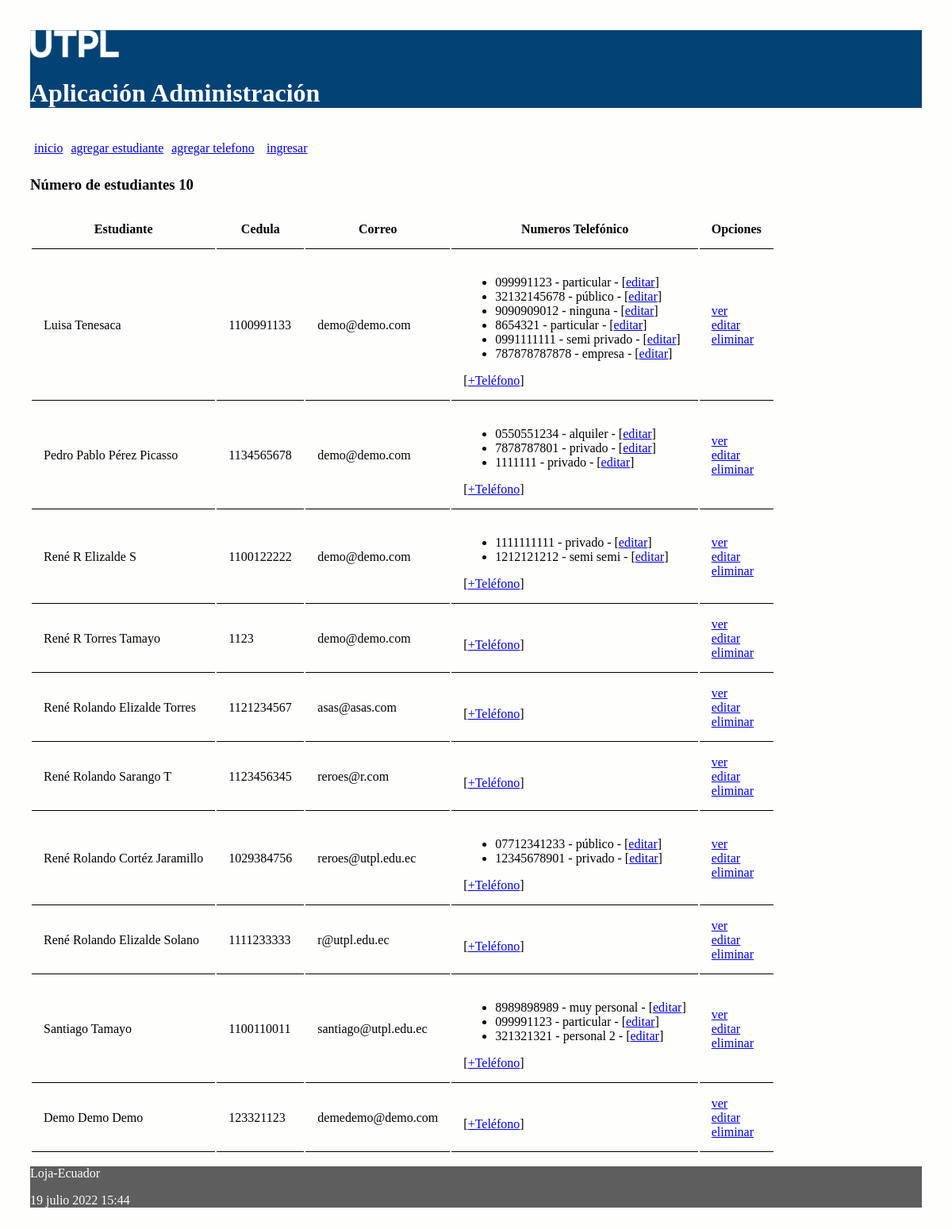
Before: / with the older database file.
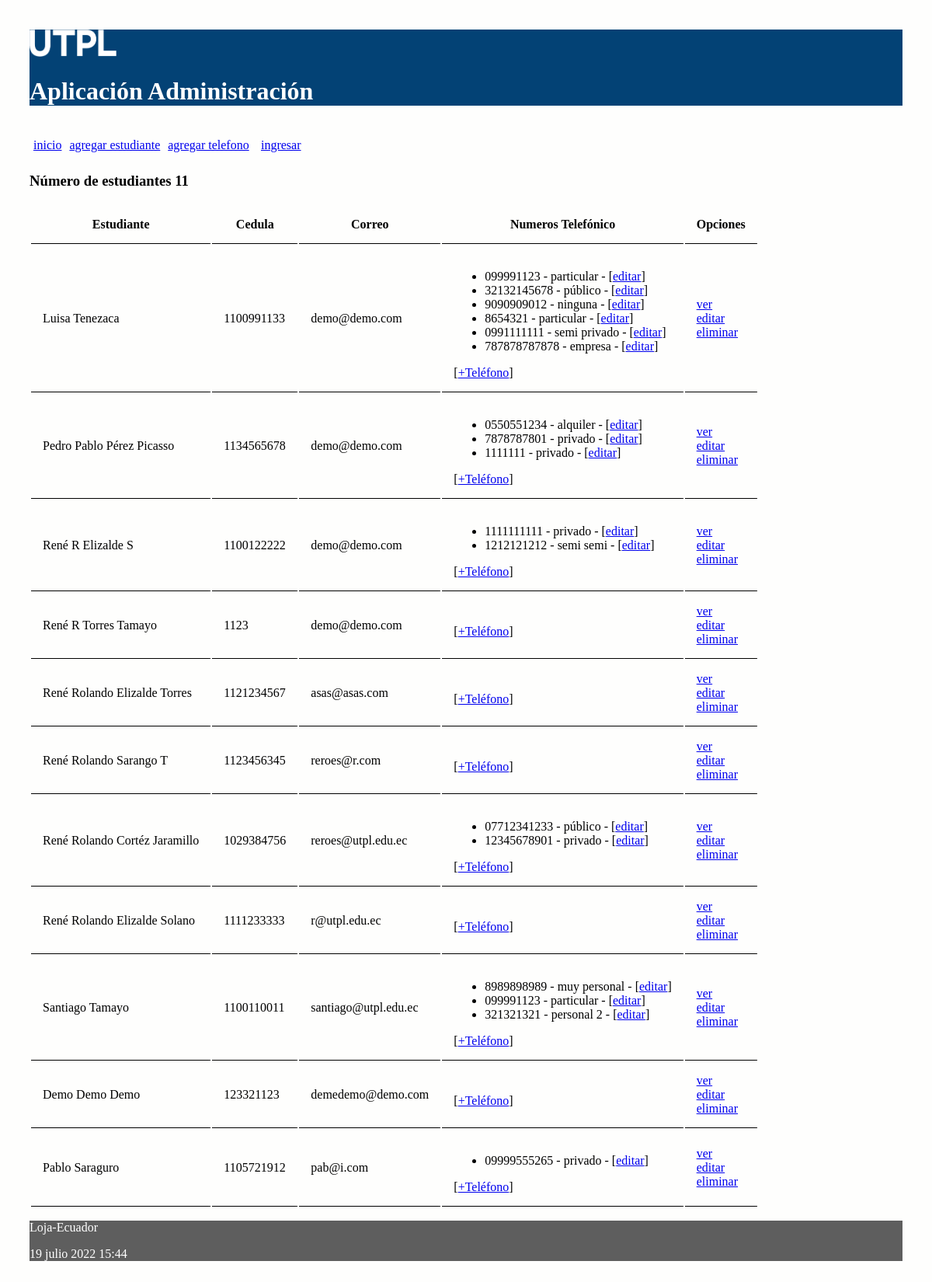
After: the same page with the newer database file.
### administrativo/models.py (models this page shows, shortened)
class Estudiante(models.Model):
    nombre = models.CharField(max_length=30)
    apellido = models.CharField(max_length=30)
    cedula = models.CharField(max_length=30, unique=True)
    correo = models.EmailField()

class NumeroTelefonico(models.Model):
    telefono = models.CharField(max_length=100)
    tipo = models.CharField(max_length=100)
    estudiante = models.ForeignKey(Estudiante, on_delete=models.CASCADE,
            related_name="numeros_telefonicos")

### administrativo/views.py (the view)
# urls.py: path('', views.index, name='index'),
def index(request):
    estudiantes = Estudiante.objects.all()
    informacion_template = {'estudiantes': estudiantes, 'numero_estudiantes': len(estudiantes)}
    return render(request, 'index.html', informacion_template)

### administrativo/templates/index.html (shortened to what this page needs)
{% extends "master.html" %}
{% block content %}
<h3>Número de estudiantes {{ numero_estudiantes }}</h3>
<table id="tabla_datos">
  <thead>
    <tr>
      <th>Estudiante</th>
      <th>Cedula</th>
      <th>Correo</th>
      <th>Numeros Telefónico </th>
      <th>Opciones</th>
    </tr>
  </thead>
  {% for e in estudiantes %}
  <tr>
    <td> {{e.nombre}} {{e.apellido}}</td>
    <td> {{e.cedula}}</td>
    <td> {{e.correo}}</td>
    <td>
      <ul>
        {% for t in e.numeros_telefonicos.all %}
          <li>
            <span>{{t.telefono}} - {{t.tipo}} - [<a href="{% url 'editar_numero_telefonico' t.id %}">editar</a>] </span>
          </li>
        {% endfor %}
      </ul>
        [<a href="{% url 'crear_numero_telefonico_estudiante' e.id%}">+Teléfono</a>]
    </td>
    <td> <a href="{% url 'obtener_estudiante' e.id %}">ver</a> <br>
      <a href="{% url 'editar_estudiante' e.id %}">editar</a> <br>
      <a href="{% url 'eliminar_estudiante' e.id %}"
      onclick="return confirm('¿Está seguro de la eliminación?')" >
      eliminar</a>
    </td>
  </tr>
  {% endfor %}
</table>
{% endblock %}

### administrativo/templates/master.html (shortened to what this page needs)
<!DOCTYPE html>
<html>
  <head>
    {% load static %}
    <link rel="stylesheet" type="text/css" href="{% static 'css/estilos.css' %}">
    <link rel="stylesheet" type="text/css" href="https://cdn.datatables.net/1.10.25/css/jquery.dataTables.min.css">
  </head>
  <body>
  <header>
    <img src="{% static 'images/logo.png' %}" height="10%" width="10%" alt="My image">
    <h1>Aplicación Administración </h1>
    <nav class="top_menu">
      <ul>
        <li><a href="{% url 'index' %}">inicio</a></li>
        <li><a href="{% url 'crear_estudiante' %}">agregar estudiante</a></li>
        <li><a href="{% url 'crear_numero_telefonico' %}">agregar telefono</a></li>
        {% if user.is_authenticated %}
          <li><a href="{% url 'logout_view' %}">salir</a></li>
        {% else %}
          <li>[<a href="{% url 'login' %}">ingresar</a>]</li>
        {% endif %}
      </ul>
    </nav>
  </header>
  <section>
      {% block content %}
      {% endblock %}
  </section>
    <footer>
      <p>Loja-Ecuador</p>
      <p>{% now "j F Y H:i" %}</p>
    </footer>
  </body>
</html>

### administrativo/static/css/estilos.css (style rules this page uses)
body { background: #FEFEFD; padding: 30px; }
header { background: #034275; color: #FFF; }
section { width: 100%; }
th, td { padding: 15px; border-bottom: 1px solid black; }
.top_menu ul { list-style:none; float:left; padding: 5px; width:95%; }
.top_menu ul li { float:left; margin-right:10px; margin-bottom:5px; text: #FFF; }
footer { background: #5E5E5E; color: #FFF; }

Changed rows visible on the page:
changed Estudiante "Luisa": apellido "Tenesaca" → "Tenezaca"
added Estudiante: nombre "Pablo", apellido "Saraguro", cedula "1105721912", correo "pab@i.com"
added NumeroTelefonico: telefono "09999555265", tipo "privado", shown under "Pablo"
Other visible differences:
{{ numero_estudiantes }}: "10" → "11"
